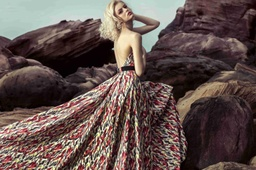
#> input picture data/019ec2bcca4c8aa6381ae3661f5959ef.jpg, 256 x 170 px, shrunk from 1024 x 682 before the run
$ python -i color_extractor.py   (imports and definitions only)
#> lines starting #> are read from the running program, lines starting #| are printed output that depends on the picture; after the words box and inside, x2 and y2 are one past the last pixel; in counts of white or black regions, pixels touching at a corner belong together
"""Color palette + brightness extraction."""

from __future__ import annotations

import cv2
import numpy as np
from sklearn.cluster import KMeans

COLOR_BINS = {
    "red": np.array([255, 0, 0]),
    "orange": np.array([255, 128, 0]),
    "yellow": np.array([255, 255, 0]),
    "green": np.array([0, 200, 0]),
    "cyan": np.array([0, 200, 200]),
    "blue": np.array([0, 0, 255]),
    "purple": np.array([128, 0, 200]),
    "pink": np.array([255, 105, 180]),
    "brown": np.array([150, 75, 0]),
    "black": np.array([0, 0, 0]),
    "gray": np.array([128, 128, 128]),
    "white": np.array([240, 240, 240]),
}

_CROP_BORDER_FRAC = 0.1
_MIN_SAT = 25
_MIN_VAL = 30
_MIN_PIXELS = 1000
_FG_MIN_FRAC = 0.05


def rgb_to_lab(image: np.ndarray) -> np.ndarray:
    return cv2.cvtColor(image, cv2.COLOR_RGB2LAB)


def dominant_colors(rgb_image: np.ndarray, k: int = 5) -> dict:
    """Return normalized color distribution and brightness score."""
    if rgb_image.size == 0:
        return {}, 0.0
    cropped = _center_crop(rgb_image, _CROP_BORDER_FRAC)
    fg_mask = _foreground_mask(cropped)
    lab = rgb_to_lab(cropped)
    hsv = cv2.cvtColor(cropped, cv2.COLOR_RGB2HSV)

    if fg_mask is None:
        fg_mask = np.ones(cropped.shape[:2], dtype=bool)

    if fg_mask.any():
        brightness = float(np.mean(lab[:, :, 0][fg_mask]) / 255.0)
    else:
        brightness = float(np.mean(lab[:, :, 0]) / 255.0)

    color_mask = fg_mask & (hsv[:, :, 1] >= _MIN_SAT) & (hsv[:, :, 2] >= _MIN_VAL)
    flat = lab.reshape(-1, 3)
    fg_pixels = lab[fg_mask] if fg_mask.any() else np.empty((0, 3), dtype=lab.dtype)
    color_pixels = lab[color_mask] if color_mask.any() else np.empty((0, 3), dtype=lab.dtype)

    if color_pixels.shape[0] >= _MIN_PIXELS:
        samples = color_pixels
    elif fg_pixels.shape[0] >= _MIN_PIXELS:
        samples = fg_pixels
    else:
        samples = flat

    if samples.shape[0] == 0:
        return {}, brightness

    k = min(k, len(samples))
    km = KMeans(n_clusters=k, n_init=10, random_state=0)
    km.fit(samples)
    counts = np.bincount(km.labels_)
    probs = counts / counts.sum()
    color_probs = {}
    for center, prob in zip(km.cluster_centers_, probs):
        rgb_center = cv2.cvtColor(center.astype("float32").reshape(1, 1, 3), cv2.COLOR_Lab2RGB).reshape(3)
        name = _closest_color_name(rgb_center)
        color_probs[name] = float(color_probs.get(name, 0.0) + prob)
    return color_probs, brightness


def _center_crop(image: np.ndarray, border_frac: float) -> np.ndarray:
    if image.size == 0:
        return image
    h, w = image.shape[:2]
    border = int(min(h, w) * border_frac)
    if border <= 0 or (h - 2 * border) <= 0 or (w - 2 * border) <= 0:
        return image
    return image[border : h - border, border : w - border]


def _foreground_mask(image: np.ndarray) -> np.ndarray | None:
    if image.size == 0:
        return None
    h, w = image.shape[:2]
    if h < 10 or w < 10:
        return None
    border = int(min(h, w) * 0.05)
    rect_w = w - 2 * border
    rect_h = h - 2 * border
    if rect_w <= 0 or rect_h <= 0:
        return None
    mask = np.zeros((h, w), np.uint8)
    bgd_model = np.zeros((1, 65), np.float64)
    fgd_model = np.zeros((1, 65), np.float64)
    rect = (border, border, rect_w, rect_h)
    try:
        bgr = cv2.cvtColor(image, cv2.COLOR_RGB2BGR)
        cv2.grabCut(bgr, mask, rect, bgd_model, fgd_model, 2, cv2.GC_INIT_WITH_RECT)
    except cv2.error:
        return None
    fg = (mask == 1) | (mask == 3)
    if fg.sum() < int(_FG_MIN_FRAC * h * w):
        return None
    return fg


def _closest_color_name(rgb: np.ndarray) -> str:
    min_dist = float("inf")
    best = "unknown"
    for name, ref in COLOR_BINS.items():
        dist = np.linalg.norm(rgb - ref)
        if dist < min_dist:
            min_dist = dist
            best = name
    return best

>>> import cv2
>>> picture = cv2.cvtColor(cv2.imread('../../data/019ec2bcca4c8aa6381ae3661f5959ef.jpg'), cv2.COLOR_BGR2RGB)
>>> result = dominant_colors(picture)
#> in _center_crop, `return image[border : h - border, border : w - border]`:
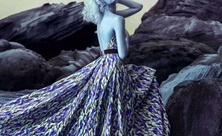
#> returned value: shape (136, 222, 3); mean of channels 0, 1, 2 92.8, 74, 70.3; drawn as B, G, R
#> in _foreground_mask, `bgr = cv2.cvtColor(image, cv2.COLOR_RGB2BGR)`:
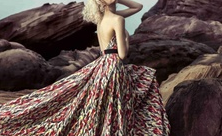
#> bgr: shape (136, 222, 3); mean B, G, R 70.3, 74, 92.8
#> in rgb_to_lab, `return cv2.cvtColor(image, cv2.COLOR_RGB2LAB)`: returned value: shape (136, 222, 3); mean of channels 0, 1, 2 82, 135.5, 133.1
#> in dominant_colors, `hsv = cv2.cvtColor(cropped, cv2.COLOR_RGB2HSV)`: hsv: shape (136, 222, 3); mean H, S, V 79, 90.3, 93.5
#> in dominant_colors, `brightness = float(np.mean(lab[:, :, 0][fg_mask]) / 255.0)`: brightness = 0.321
#> in dominant_colors, `color_mask = fg_mask & (hsv[:, :, 1] >= _MIN_SAT) & (hsv[:, :, 2] >= _..`:
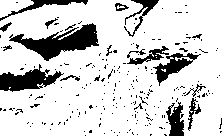
#> color_mask: shape (136, 222) bool; 82.6% white; 222 black regions (205 under 20 px), largest, box (x1, y1, x2, y2) and area: (9, 23, 99, 61) 1427, (0, 64, 64, 92) 893, (153, 53, 201, 86) 529
#> in dominant_colors, `k = min(k, len(samples))`: k = 5
#> in dominant_colors, `counts = np.bincount(km.labels_)`: counts = [7826, 2570, 4619, 6449, 3474]
#> in dominant_colors, `probs = counts / counts.sum()`: probs = [0.314, 0.103, 0.185, 0.259, 0.139]
#> the loop in dominant_colors, `for center, prob in zip(km.cluster_centers_, probs):` made 5 passes
#> (center, prob, rgb_center) on passes 1 to 5: ([33.05, 137.5, 130.3], 0.314, [0.98, 0, 0]), ([208, 128.7, 139.5], 0.103, [1, 1, 1]), ([106.3, 137.8, 135.3], 0.185, [1, 0.204, 0]), ([67.78, 138, 132], 0.259, [1, 0, 0]), ([152.1, 135.6, 139.2], 0.139, [1, 1, 0.41])
#> after the loop in dominant_colors, `for center, prob in zip(km.cluster_centers_, probs):`: color_probs = {'black': 1}
